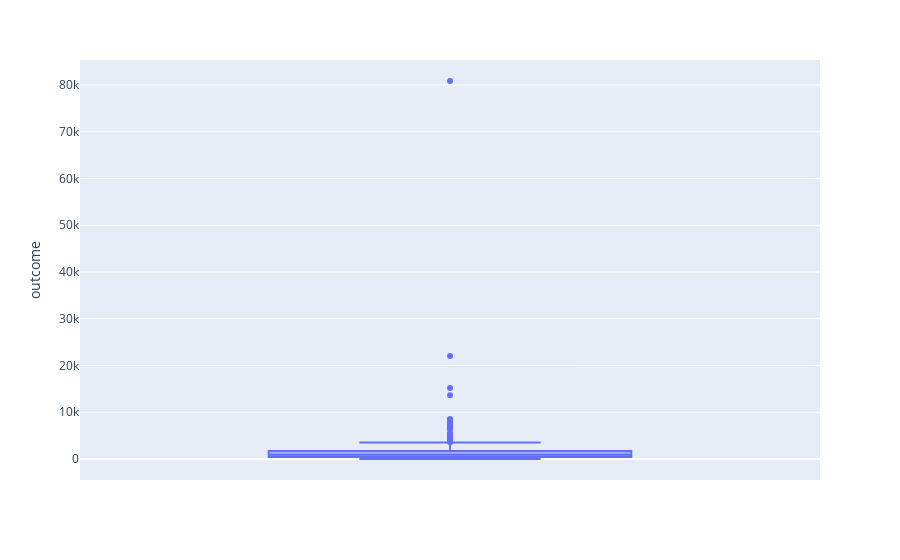

Here is the notebook cell this chart was saved with:
### Markdown cell above
Приятно видеть, что расходы в 5-6 тысяч рублей распознаются как выбросы. Видимо я, все-таки довольно экономный

### Code cell
px.box(data_by_days, y='outcome')

### Figure 1 — Plotly figure (JSON) as saved in the notebook; plotly's stock layout.template omitted (floating-point values rounded to 4 significant figures; data arrays with more than 128 entries replaced by an {"elided": "..."} marker saying what was removed)
{"data": [{"alignmentgroup": "True", "hovertemplate": "outcome=%{y}<extra></extra>", "legendgroup": "", "marker": {"color": "#636efa"}, "name": "", "notched": false, "offsetgroup": "", "orientation": "v", "showlegend": false, "type": "box", "x0": " ", "xaxis": "x", "y": {"elided": "371 float values"}, "y0": " ", "yaxis": "y"}], "layout": {"boxmode": "group", "legend": {"tracegroupgap": 0}, "margin": {"t": 60}, "xaxis": {"anchor": "y", "domain": [0, 1]}, "yaxis": {"anchor": "x", "domain": [0, 1], "title": {"text": "outcome"}}}}
